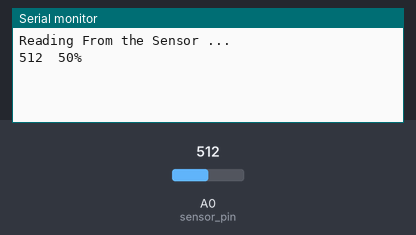
This sketch was run on a simulated Arduino Uno, built with avr-gcc and run on an emulated ATmega328P. Parts: the last lines printed to the serial monitor. The inputs (shaded band) are chosen by the test bench; at power-on: A0 (sensor_pin) = 512.

Above: at 3.2 s.
3.3 s: A0 (sensor_pin) set to 716
At 8.4 s:
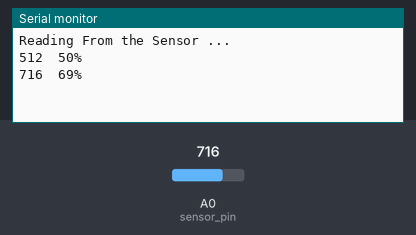
8.9 s: A0 (sensor_pin) set to 900
At 13.4 s:
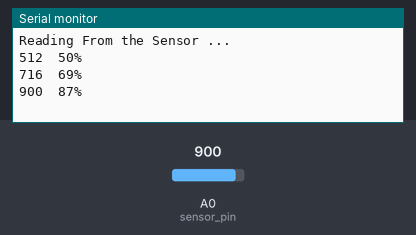
Timing chart, 0 to 14.9 s (numbered marks = the images above; inputs shaded):
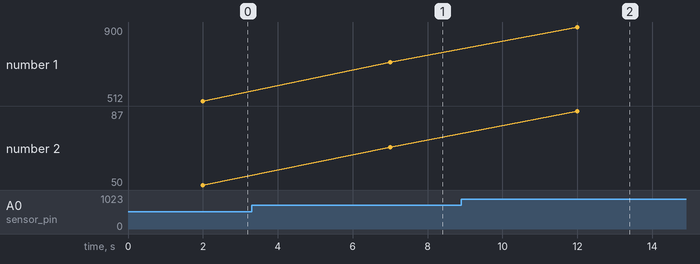

Measured:
- after the input at 3.3 s, the serial monitor: prints a new line after 3.7 s (image 1)
- after the input at 8.9 s, the serial monitor: prints a new line after 3.1 s (image 2)
- plotted number 1: 512 → 716 after the input at 3.3 s, 716 → 900 after the input at 8.9 s
- plotted number 2: 50 → 69 after the input at 3.3 s, 69 → 87 after the input at 8.9 s

The sketch:

umidade.ino
```cpp
///https://portal.vidadesilicio.com.br/sensor-de-umidade-do-solo-higrometro/
int sensor_pin = A0;

int output_value ;

void setup() {

   Serial.begin(9600);

   Serial.println("Reading From the Sensor ...");


   delay(2000);

   }

void loop() {
   //Serial.print("valor cru  : ");
   output_value= analogRead(sensor_pin);
   Serial.print(output_value);

   output_value = map(output_value,0,1023,0,100);

  //Serial.print(" valor normalizado  : ");
   Serial.print("  ");
   Serial.print(output_value);

   Serial.println("%");

   delay(5000);

   }
```
